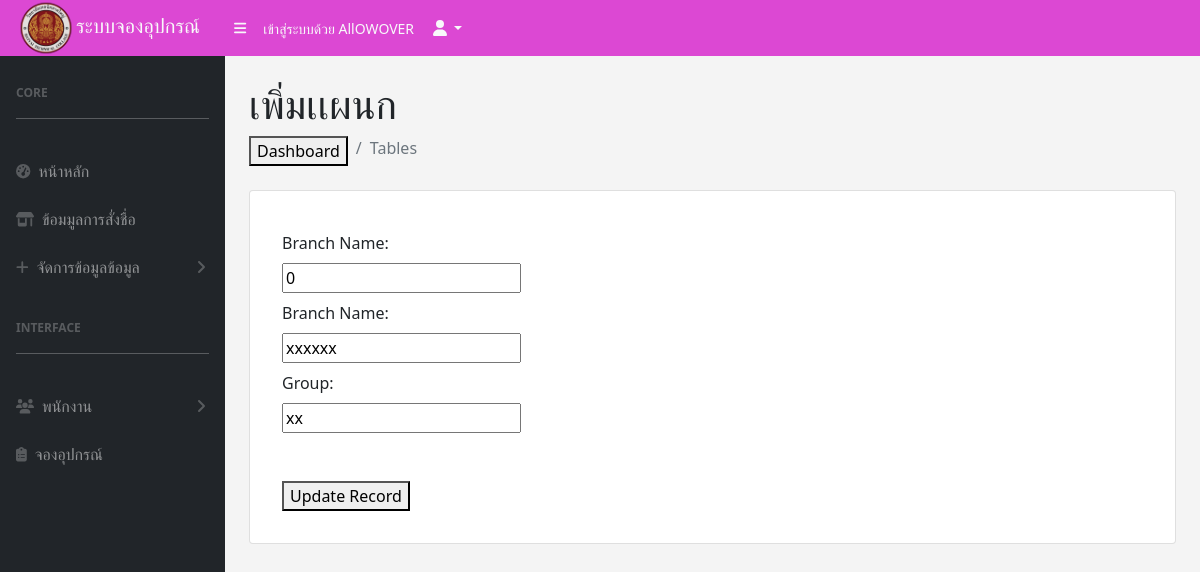
Screenshot of /admin/edit_h.php?idh=1 (signed in) with the database file from the repository.
### tables this page shows
CREATE TABLE `hvoc` (
  `id` int(255) NOT NULL,
  `hvoc_id` int(20) NOT NULL,
  `branch_name` varchar(100) NOT NULL,
  `group` varchar(5) DEFAULT NULL
);

### admin/edit_h.php (the view, shortened to what this page needs)
<?php
include '../config/config.php';
if (isset($_GET['idh'])) {
    $idv = $_GET['idh'];
    $sqlEdit = "SELECT * FROM hvoc WHERE id = $idv";
    $resultEdit = $conn->query($sqlEdit);
    if ($resultEdit->num_rows > 0) {
        $rowEdit = $resultEdit->fetch_assoc();
    } else {
        echo "No record found!";
        exit;
    }
} else {
    echo "Invalid request!";
    exit;
}
include "../menu/menu_admin.php";
?>
<div id="layoutSidenav_content">
    <main>
        <div class="container-fluid px-4">
            <h1 class="mt-4">เพิ่มเเผนก</h1>
            <ol class="breadcrumb mb-4">
                <li class="breadcrumb-item"><button onclick='window.location.reload(true);'>Dashboard</button></li>
                <li class="breadcrumb-item active">Tables</li>
            </ol>
            <div class="card mb-4">
                <div class="card-body">
                    <div class="row">
                        <div class="col-sm-5">
                            <div class="card-body">
                                <form method="POST" action="">
                                    <div class="mt-2">
                                        <label for="branch_name">Branch Name:</label>
                                    </div>
                                    <div class="mt-2">
                                        <input type="text" name="hvoc_id" value="<?php echo $rowEdit['hvoc_id']; ?>" required>
                                    </div>
                                    <div class="mt-2">
                                        <label for="branch_name">Branch Name:</label>
                                    </div>
                                    <div class="mt-2">
                                        <input type="text" name="branch_name" value="<?php echo $rowEdit['branch_name']; ?>" required>
                                    </div>
                                    <div class="mt-2">
                                        <label for="group">Group:</label>
                                    </div>
                                    <div class="mt-2">
                                        <input type="text" name="group" value="<?php echo $rowEdit['group']; ?>" required>
                                    </div>
                                    <div class="mt-5">
                                        <button type="submit">Update Record</button>
                                    </div>
                                </form>
                            </div>
                        </div>
                    </div>
                </div>
    </main>
</div>
</body>
</html>

### rows the page displays
hvoc: hvoc_id "0", branch_name "xxxxxx", group "xx"

### other values shown
$_SESSION['username'] "AllOWOVER"
